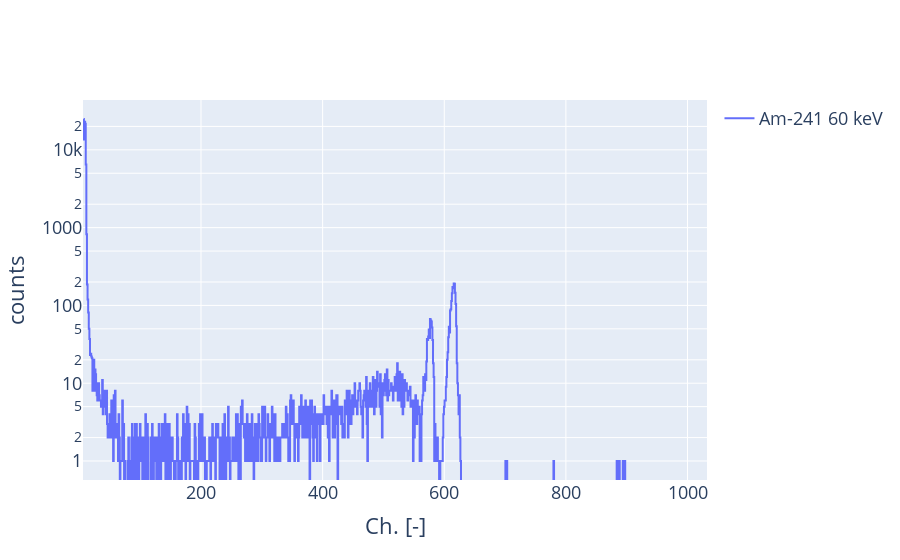

Source (notebook cell):
### Code cell
l=[]
l.extend(range(0,1033))

df = pd.read_csv(fto, sep=',', header=None, names=l, comment='*', low_memory=False)
df = df.reset_index(drop=True)
print(f)

df[2] = df[2].apply(pd.to_numeric, errors='coerce')

rc = df.loc[df[0]=='$HIST']

rc[2] = pd.to_numeric(rc[2])

FIRST_CHANNEL = 6

ener = rc.iloc[:,FIRST_CHANNEL:1033].sum()

e3 = pd.DataFrame()
e3['1'] = ener
e3['i'] = ener.index
    
data = [
    go.Scatter(
        x=e3['i'],
        y=e3['1'],
        name='Am-241 60 keV',
        yaxis='y',
        line=dict(
        shape='hvh'
        )
    )    
    ]

layout = go.Layout(
    #title='LABDOS',
    yaxis=dict(
        title='counts',
        type='log',
        #range = [0,40000]
    ),
    xaxis=dict(
        title='Ch. [-]',
    )
)

fig = go.Figure(data=data, layout=layout)
fig.update_layout(showlegend=True, font=dict(size=18))
fig.show()

### Figure 1 — Plotly figure (JSON) as saved in the notebook; plotly's stock layout.template omitted (floating-point values rounded to 4 significant figures; data arrays with more than 128 entries replaced by an {"elided": "..."} marker saying what was removed)
{"data": [{"line": {"shape": "hvh"}, "name": "Am-241 60 keV", "type": "scatter", "x": {"elided": "1027 int values"}, "y": {"elided": "1027 mixed values"}, "yaxis": "y"}], "layout": {"autosize": true, "font": {"size": 18}, "showlegend": true, "xaxis": {"autorange": true, "range": [6, 1032], "title": {"text": "Ch. [-]"}, "type": "linear"}, "yaxis": {"autorange": true, "range": [-0.2442, 4.641], "title": {"text": "counts"}, "type": "log"}}}
